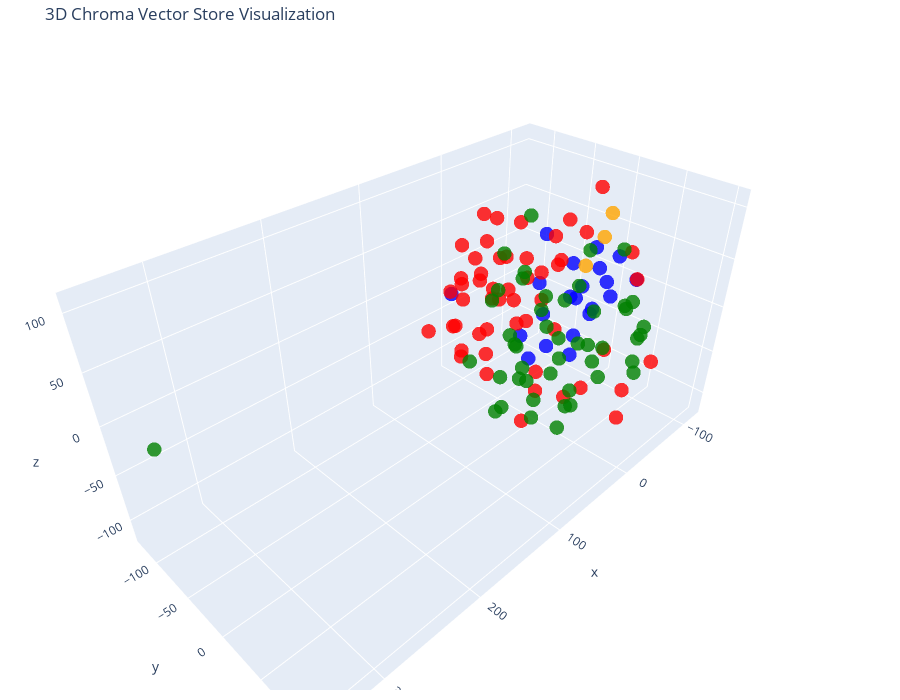

The code cell stored with this chart in its notebook:
### Code cell
# Let's try 3D!

tsne = TSNE(n_components=3, random_state=42)
reduced_vectors = tsne.fit_transform(vectors)

# Create the 3D scatter plot
fig = go.Figure(data=[go.Scatter3d(
    x=reduced_vectors[:, 0],
    y=reduced_vectors[:, 1],
    z=reduced_vectors[:, 2],
    mode='markers',
    marker=dict(size=5, color=colors, opacity=0.8),
    text=[f"Type: {t}<br>Text: {d[:100]}..." for t, d in zip(doc_types, documents)],
    hoverinfo='text'
)])

fig.update_layout(
    title='3D Chroma Vector Store Visualization',
    scene=dict(xaxis_title='x', yaxis_title='y', zaxis_title='z'),
    width=900,
    height=700,
    margin=dict(r=20, b=10, l=10, t=40)
)

fig.show()

### Figure 1 — Plotly figure (JSON) as saved in the notebook; plotly's stock layout.template omitted (floating-point values rounded to 4 significant figures)
{"data": [{"hoverinfo": "text", "marker": {"color": ["blue", "blue", "blue", "blue", "blue", "blue", "blue", "blue", "blue", "blue", "blue", "blue", "blue", "blue", "blue", "blue", "blue", "blue", "blue", "blue", "blue", "red", "red", "red", "red", "red", "red", "red", "red", "red", "red", "red", "red", "red", "red", "red", "red", "red", "red", "red", "red", "red", "red", "red", "red", "red", "red", "red", "red", "red", "red", "red", "red", "red", "red", "red", "red", "red", "red", "red", "red", "red", "red", "red", "red", "red", "red", "red", "red", "red", "red", "red", "red", "orange", "orange", "orange", "green", "green", "green", "green", "green", "green", "green", "green", "green", "green", "green", "green", "green", "green", "green", "green", "green", "green", "green", "green", "green", "green", "green", "green", "green", "green", "green", "green", "green", "green", "green", "green", "green", "green", "green", "green", "green", "green", "green", "green", "green", "green", "green", "green", "green", "green", "green"], "opacity": 0.8, "size": 5}, "mode": "markers", "text": ["Type: products<br>Text: # Product Summary\n\n# Rellm: AI-Powered Enterprise Reinsurance Solution\n\n## Summary\n\nRellm is an inno...", "Type: products<br>Text: ### Seamless Integrations\nRellm's architecture is designed for effortless integration with existing ...", "Type: products<br>Text: ### Regulatory Compliance Tools\nRellm includes built-in compliance tracking features to help organiz...", "Type: products<br>Text: Join the growing number of organizations leveraging Rellm to enhance their reinsurance processes whi...", "Type: products<br>Text: Experience the future of reinsurance with Rellm, where innovation meets reliability. Let Insurellm h...", "Type: products<br>Text: # Product Summary\n\n# Markellm\n\n## Summary\n\nMarkellm is an innovative two-sided marketplace designed ...", "Type: products<br>Text: - **User-Friendly Interface**: Designed with user experience in mind, Markellm features an intuitive...", "Type: products<br>Text: - **Customer Support**: Our dedicated support team is always available to assist both consumers and ...", "Type: products<br>Text: ### For Insurance Companies:\n- **Basic Listing Fee**: $199/month for a featured listing on the platf...", "Type: products<br>Text: ### Q3 2025\n- Initiate a comprehensive marketing campaign targeting both consumers and insurers to i...", "Type: products<br>Text: # Product Summary\n\n# Homellm\n\n## Summary\nHomellm is an innovative home insurance product developed b...", "Type: products<br>Text: ### 2. Dynamic Pricing Model\nWith Homellm's innovative dynamic pricing model, insurance providers ca...", "Type: products<br>Text: ### 5. Multi-Channel Integration\nHomellm seamlessly integrates into existing insurance platforms, pr...", "Type: products<br>Text: - **Basic Tier:** Starting at $5,000/month for small insurers with basic integration features.\n- **S...", "Type: products<br>Text: All tiers include a comprehensive training program and ongoing updates to ensure optimal performance...", "Type: products<br>Text: With Homellm, Insurellm is committed to transforming the landscape of home insurance, ensuring both ...", "Type: products<br>Text: # Product Summary\n\n# Carllm\n\n## Summary\n\nCarllm is an innovative auto insurance product developed by...", "Type: products<br>Text: - **Instant Quoting**: With Carllm, insurance companies can offer near-instant quotes to customers, ...", "Type: products<br>Text: - **Mobile Integration**: Carllm is designed to work seamlessly with mobile applications, providing ...", "Type: products<br>Text: - **Professional Tier**: $2,500/month\n  - For medium-sized companies.\n  - All Basic Tier features pl...", "Type: products<br>Text: ### Q2 2025: Customer Experience Improvements\n- Launch of a new **mobile app** for end-users.\n- Intr...", "Type: contracts<br>Text: # Contract with GreenField Holdings for Markellm\n\n**Effective Date:** November 15, 2023  \n**Contract...", "Type: contracts<br>Text: ## Renewal\n1. **Automatic Renewal**: This contract will automatically renew for sequential one-year ...", "Type: contracts<br>Text: ## Features\n1. **AI-Powered Matching**: Access to advanced algorithms that connect GreenField Holdin...", "Type: contracts<br>Text: ## Support\n1. **Customer Support Access**: The Client will have access to dedicated support through ...", "Type: contracts<br>Text: **Signatures:**  \n_________________________                           _________________________  \n**...", "Type: contracts<br>Text: # Contract with Apex Reinsurance for Rellm: AI-Powered Enterprise Reinsurance Solution\n\n## Terms\n\n1....", "Type: contracts<br>Text: ## Renewal\n\n1. **Automatic Renewal**: This Agreement will automatically renew for successive one-yea...", "Type: contracts<br>Text: 2. **Seamless Integrations**: The architecture of Rellm allows for easy integration with existing sy...", "Type: contracts<br>Text: 1. **Technical Support**: Provider shall offer dedicated technical support to the Client via phone, ...", "Type: contracts<br>Text: **Insurellm, Inc.**  \n_____________________________  \nAuthorized Signature   \nDate: ________________...", "Type: contracts<br>Text: # Contract with Greenstone Insurance for Homellm\n\n---\n\n## Terms\n\n1. **Parties**: This Contract (\"Agr...", "Type: contracts<br>Text: 4. **Payment Terms**: \n   - The Customer shall pay an amount of $10,000 per month for the Standard T...", "Type: contracts<br>Text: ---\n\n## Features\n\n- **AI-Powered Risk Assessment**: Customer will have access to enhanced risk evalu...", "Type: contracts<br>Text: - **Customer Portal**: A dedicated portal will be provided, allowing the Customer's clients to manag...", "Type: contracts<br>Text: ______________________________  \n[Name], [Title]  \nDate: ______________________\n\n**For Greenstone In...", "Type: contracts<br>Text: # Contract with Roadway Insurance Inc. for Carllm\n\n---\n\n## Terms\n\n1. **Agreement Effective Date**: T...", "Type: contracts<br>Text: ---\n\n## Renewal\n\n1. **Automatic Renewal**: This agreement will automatically renew for an additional...", "Type: contracts<br>Text: ---\n\n## Features\n\n1. **Access to Core Features**: Roadway Insurance Inc. will have access to all Pro...", "Type: contracts<br>Text: ---\n\n## Support\n\n1. **Technical Support**: Roadway Insurance Inc. will receive priority technical su...", "Type: contracts<br>Text: # Contract with Stellar Insurance Co. for Rellm\n\n## Terms\nThis contract is made between **Insurellm*...", "Type: contracts<br>Text: ### Termination\nEither party may terminate this agreement with a **30-day written notice**. In the e...", "Type: contracts<br>Text: ## Features\nStellar Insurance Co. will receive access to the following features of the Rellm product...", "Type: contracts<br>Text: ## Support\nInsurellm provides Stellar Insurance Co. with the following support services:\n\n- **24/7 T...", "Type: contracts<br>Text: # Contract with TechDrive Insurance for Carllm\n\n**Contract Date:** October 1, 2024  \n**Contract Dura...", "Type: contracts<br>Text: ## Renewal\n\n1. **Automatic Renewal**: This contract shall automatically renew for additional one-yea...", "Type: contracts<br>Text: ## Support\n\n1. **Customer Support**: Insurellm will provide 24/7 customer support to TechDrive Insur...", "Type: contracts<br>Text: **TechDrive Insurance Representative:**  \nName: Sarah Johnson  \nTitle: Operations Director  \nDate: _...", "Type: contracts<br>Text: # Contract with Belvedere Insurance for Markellm\n\n## Terms\nThis Contract (\"Agreement\") is made and e...", "Type: contracts<br>Text: ## Renewal\n1. **Renewal Terms**: This Agreement may be renewed for additional one-year terms upon mu...", "Type: contracts<br>Text: ## Features\n1. **AI-Powered Matching**: Belvedere Insurance will benefit from Markellm's AI-powered ...", "Type: contracts<br>Text: ## Support\n1. **Technical Support**: Technical support will be available from 9 AM to 7 PM EST, Mond...", "Type: contracts<br>Text: **Belvedere Insurance**  \nSignature: ______________________  \nName: [Authorized Signatory]  \nTitle: ...", "Type: contracts<br>Text: # Contract with Velocity Auto Solutions for Carllm\n\n**Contract Date:** October 1, 2023  \n**Contract ...", "Type: contracts<br>Text: ## Renewal\n\n1. **Automatic Renewal**: This contract will automatically renew for successive 12-month...", "Type: contracts<br>Text: ## Support\n\n1. **Customer Support**: Velocity Auto Solutions will have access to Insurellm’s custome...", "Type: contracts<br>Text: # Contract with GreenValley Insurance for Homellm\n\n**Contract Date:** October 6, 2023  \n**Contract N...", "Type: contracts<br>Text: 4. **Confidentiality:** Both parties agree to maintain the confidentiality of proprietary informatio...", "Type: contracts<br>Text: 1. **AI-Powered Risk Assessment:** Access to advanced AI algorithms for real-time risk evaluations.\n...", "Type: contracts<br>Text: 3. **Regular Updates:** Insurellm will offer ongoing updates and enhancements to the Homellm platfor...", "Type: contracts<br>Text: # Contract with EverGuard Insurance for Rellm: AI-Powered Enterprise Reinsurance Solution\n\n**Contrac...", "Type: contracts<br>Text: 4. **Usage Rights**: EverGuard Insurance is granted a non-exclusive, non-transferable license to acc...", "Type: contracts<br>Text: 1. **Core Functionality**: Rellm provides EverGuard Insurance with advanced AI-driven analytics, sea...", "Type: contracts<br>Text: 1. **Customer Support**: Insurellm will provide EverGuard Insurance with 24/7 customer support, incl...", "Type: contracts<br>Text: ---\n\n**Signatures**  \n**For Insurellm**: __________________________  \n**Name**: John Smith  \n**Title...", "Type: contracts<br>Text: # Contract with BrightWay Solutions for Markellm\n\n**Contract Date:** October 5, 2023  \n**Contract ID...", "Type: contracts<br>Text: 3. **Service Level Agreement (SLA):**  \n   Insurellm commits to a 99.9% uptime for the platform with...", "Type: contracts<br>Text: 2. **Real-Time Quote Availability:**  \n   Consumers sourced via BrightWay Solutions will receive rea...", "Type: contracts<br>Text: 3. **Training and Onboarding:**  \n   Insurellm agrees to provide one free training session on how to...", "Type: contracts<br>Text: # Contract with Pinnacle Insurance Co. for Homellm\n\n## Terms\nThis contract (\"Contract\") is entered i...", "Type: contracts<br>Text: ## Renewal\n1. **Renewal Terms**: At the end of the initial term, this Contract shall automatically r...", "Type: contracts<br>Text: ## Features\n1. **AI-Powered Risk Assessment**: Utilized for tailored underwriting decisions specific...", "Type: contracts<br>Text: ## Support\n1. **Technical Support**: Insurellm shall provide 24/7 technical support via an email and...", "Type: company<br>Text: # Overview of Insurellm\n\nInsurellm is an innovative insurance tech firm with 200 employees across th...", "Type: company<br>Text: # Careers at Insurellm\n\nInsurellm is hiring! We are looking for talented software engineers, data sc...", "Type: company<br>Text: # About Insurellm\n\nInsurellm was founded by Avery Lancaster in 2015 as an insurance tech startup des...", "Type: employees<br>Text: # HR Record\n\n# Alex Chen\n\n## Summary\n- **Date of Birth:** March 15, 1990  \n- **Job Title:** Backend ...", "Type: employees<br>Text: ## Annual Performance History\n- **2020:**  \n  - Completed onboarding successfully.  \n  - Met expecta...", "Type: employees<br>Text: ## Compensation History\n- **2020:** Base Salary: $80,000  \n- **2021:** Base Salary Increase to $90,0...", "Type: employees<br>Text: Alex Chen continues to be a vital asset at Insurellm, contributing significantly to innovative backe...", "Type: employees<br>Text: # HR Record\n\n# Oliver Spencer\n\n## Summary\n- **Date of Birth**: May 14, 1990  \n- **Job Title**: Backe...", "Type: employees<br>Text: ## Annual Performance History\n- **2018**: **3/5** - Adaptable team player but still learning to take...", "Type: employees<br>Text: ## Compensation History\n- **March 2018**: Initial salary of $80,000.\n- **July 2019**: Salary increas...", "Type: employees<br>Text: # HR Record\n\n# Emily Tran\n\n## Summary\n- **Date of Birth:** March 18, 1991  \n- **Job Title:** Digital...", "Type: employees<br>Text: - **January 2017 - May 2018**: Marketing Intern  \n  - Supported the Marketing team by collaborating ...", "Type: employees<br>Text: - **2021**:  \n  - Performance Rating: Meets Expectations  \n  - Key Achievements: Contributed to the ...", "Type: employees<br>Text: - **Professional Development Goals**:  \n  - Emily Tran aims to become a Marketing Manager within the...", "Type: employees<br>Text: # HR Record\n\n# Jordan Blake\n\n## Summary\n- **Date of Birth:** March 15, 1993  \n- **Job Title:** Sales...", "Type: employees<br>Text: ## Annual Performance History\n- **2021:** First year at Insurellm; achieved 90% of monthly targets. ...", "Type: employees<br>Text: ## Other HR Notes\n- Jordan has shown an interest in continuing education, actively participating in ...", "Type: employees<br>Text: # Avery Lancaster\n\n## Summary\n- **Date of Birth**: March 15, 1985  \n- **Job Title**: Co-Founder & Ch...", "Type: employees<br>Text: - **2010 - 2013**: Business Analyst at Edge Analytics  \n  Prior to joining Innovate, Avery worked as...", "Type: employees<br>Text: - **2018**: **Exceeds Expectations**  \n  Under Avery’s pivoted vision, Insurellm launched two new su...", "Type: employees<br>Text: - **2022**: **Satisfactory**  \n  Avery focused on rebuilding team dynamics and addressing employee c...", "Type: employees<br>Text: ## Compensation History\n- **2015**: $150,000 base salary + Significant equity stake  \n- **2016**: $1...", "Type: employees<br>Text: ## Other HR Notes\n- **Professional Development**: Avery has actively participated in leadership trai...", "Type: employees<br>Text: # HR Record\n\n# Maxine Thompson\n\n## Summary\n- **Date of Birth:** January 15, 1991  \n- **Job Title:** ...", "Type: employees<br>Text: ## Insurellm Career Progression\n- **January 2017 - October 2018**: **Junior Data Engineer**  \n  * Ma...", "Type: employees<br>Text: ## Annual Performance History\n- **2017**: *Meets Expectations*  \n  Maxine showed potential in her ro...", "Type: employees<br>Text: - **2021**: *Exceeds Expectations*  \n  Maxine spearheaded the transition to a new data warehousing s...", "Type: employees<br>Text: ## Compensation History\n- **2017**: $70,000 (Junior Data Engineer)  \n- **2018**: $75,000 (Junior Dat...", "Type: employees<br>Text: # Samantha Greene\n\n## Summary\n- **Date of Birth:** October 14, 1990\n- **Job Title:** HR Generalist\n-...", "Type: employees<br>Text: ## Annual Performance History\n- **2020:** Exceeds Expectations  \n  Samantha Greene demonstrated exce...", "Type: employees<br>Text: ## Compensation History\n- **2020:** Base Salary - $55,000  \n  The entry-level salary matched industr...", "Type: employees<br>Text: - **2023:** Base Salary - $70,000  \n  Recognized for substantial improvement in employee relations m...", "Type: employees<br>Text: # HR Record\n\n# Alex Thomson\n\n## Summary\n- **Date of Birth:** March 15, 1995  \n- **Job Title:** Sales...", "Type: employees<br>Text: ## Annual Performance History  \n- **2022** - Rated as \"Exceeds Expectations.\" Alex Thomson achieved ...", "Type: employees<br>Text: ## Other HR Notes\n- Alex Thomson is an active member of the Diversity and Inclusion committee at Ins...", "Type: employees<br>Text: # HR Record\n\n# Samuel Trenton\n\n## Summary\n- **Date of Birth:** April 12, 1989  \n- **Job Title:** Sen...", "Type: employees<br>Text: ## Annual Performance History\n- **2023:** Rating: 4.5/5  \n  *Samuel exceeded expectations, successfu...", "Type: employees<br>Text: ## Compensation History\n- **2023:** Base Salary: $115,000 + Bonus: $15,000  \n  *Annual bonus based o...", "Type: employees<br>Text: - **Engagement in Company Culture:** Regularly participates in team-building events and contributes ...", "Type: employees<br>Text: # HR Record\n\n# Alex Harper\n\n## Summary\n- **Date of Birth**: March 15, 1993  \n- **Job Title**: Sales ...", "Type: employees<br>Text: ## Annual Performance History  \n- **2021**:  \n  - **Performance Rating**: 4.5/5  \n  - **Key Achievem...", "Type: employees<br>Text: - **2022**:  \n  - **Base Salary**: $65,000 (Promotion to Senior SDR)  \n  - **Bonus**: $13,000 (20% o...", "Type: employees<br>Text: # HR Record\n\n# Jordan K. Bishop\n\n## Summary\n- **Date of Birth:** March 15, 1990\n- **Job Title:** Fro...", "Type: employees<br>Text: ## Annual Performance History\n- **2019:** Exceeds Expectations - Continuously delivered high-quality...", "Type: employees<br>Text: ## Compensation History\n- **June 2018:** Starting Salary - $85,000\n- **June 2019:** Salary Increase ...", "Type: employees<br>Text: ## Other HR Notes\n- Jordan K. Bishop has been an integral part of club initiatives, including the In...", "Type: employees<br>Text: # HR Record\n\n# Emily Carter\n\n## Summary\n- **Date of Birth:** August 12, 1990  \n- **Job Title:** Acco...", "Type: employees<br>Text: - **2017-2019:** Marketing Intern  \n  - Assisted with market research and campaign development for s...", "Type: employees<br>Text: ## Compensation History\n| Year | Base Salary | Bonus         | Total Compensation |\n|------|--------...", "Type: employees<br>Text: Emily Carter exemplifies the kind of talent that drives Insurellm's success and is an invaluable ass..."], "type": "scatter3d", "x": [-46.15, -31.51, -60.45, -11.52, -26.2, -40.04, -42.59, 77.73, -15.96, -11.27, -66.3, -87.8, -74.56, -105.2, -85.19, -48.76, -72.45, -87.52, -94.52, -93.56, 11.0, 3.091, -30.45, -77.36, -30.67, 56.57, -5.223, -38.08, -30.44, 6.111, 69.5, 2.566, -27.25, -105.0, 14.4, 79.87, 26.28, -43.42, -77.33, -47.71, 1.039, -17.45, -39.84, -10.15, 20.93, -56.94, -13.77, -20.96, -2.003, -12.4, -50.58, -35.99, 8.862, 39.54, 89.23, 39.68, 7.867, -50.67, -59.01, -12.83, 21.0, 17.83, -58.6, -61.8, 52.03, -28.27, -61.55, -54.58, -16.83, 32.47, -4.949, -114.1, 32.38, -79.91, -43.84, -23.54, -40.85, 73.3, 16.82, -3.064, -18.87, 89.23, 18.99, 1.567, 347.8, 42.23, 11.29, -11.65, 47.23, 24.16, 42.07, 54.12, 80.9, 72.8, 48.97, 30.69, 19.84, 37.6, 61.07, 62.2, 35.15, 40.09, 55.22, 63.05, -15.83, -22.82, 97.01, -31.35, 5.945, 68.92, 58.07, 104.0, 0.268, 70.58, 80.89, 7.992, 90.5, 52.54, 18.72, 11.53, 67.93, 22.18, -25.66], "y": [-4.277, -31.13, -48.74, -8.913, 15.76, 8.131, 4.528, -42.35, -25.9, -1.955, 27.33, 39.95, 26.35, -19.46, -0.2394, 32.25, 4.914, -6.888, -24.23, -37.3, -16.62, 92.74, -106.0, 21.64, -26.36, -57.83, -91.53, -79.57, -47.84, -38.28, -37.15, -70.01, -84.59, 21.03, -42.96, -69.63, -90.27, -91.12, -14.59, -14.2, -67.72, -83.75, -14.0, -13.45, -59.65, -64.29, -3.627, 36.18, -64.94, -114.0, -22.24, 71.94, 4.421, -66.12, 92.59, -31.63, -69.88, -125.7, 8.698, -43.1, -85.27, -2.913, -30.78, 82.91, -68.9, -59.05, -70.0, -44.39, -44.38, -73.67, -108.9, 25.71, -34.24, 9.447, 27.06, 24.34, 76.52, 27.75, -8.577, 40.79, 87.46, 49.81, 53.48, 52.75, -75.05, 10.18, 27.58, 82.71, 8.577, 15.43, -14.69, 16.44, 13.4, 0.2355, 32.38, -0.5171, 94.07, 61.08, 49.79, 47.31, 61.36, 90.88, 61.0, 77.26, 48.28, 90.67, 36.45, 66.15, 104.0, 39.39, 40.26, 5.293, 101.3, 11.27, 16.35, 58.79, 36.04, 64.35, 35.41, 74.01, 86.22, 30.23, 59.25], "z": [-2.355, 7.85, 43.45, -9.032, 12.6, -38.39, -63.92, 35.72, -70.32, -41.78, 2.621, 17.17, 41.66, 23.8, 15.2, 27.14, -23.27, -40.82, -18.38, 3.629, -26.44, -67.51, -10.65, -66.45, -94.59, -13.43, 21.73, 15.78, 28.57, 12.78, -25.12, 50.32, 59.29, 32.96, 47.27, -14.23, -41.98, -40.53, 51.36, 74.06, -76.89, -62.62, 35.7, 34.25, -39.55, -61.12, 72.77, -76.84, -11.3, -37.08, -49.75, -68.58, -81.5, -60.61, 2.749, -64.13, 79.58, -34.33, 108.9, 73.43, 12.26, -118.2, 17.46, -43.15, 16.86, -21.57, -13.41, -26.23, -37.67, 55.59, -13.88, 1.668, 25.84, 77.77, 72.19, 50.32, -10.4, 14.18, 100.7, 78.77, -19.48, 9.177, -66.46, -8.55, 4.612, -46.64, -8.579, 42.67, -9.389, 21.48, 72.05, 64.84, 63.43, 44.87, -75.81, 55.45, 57.07, 69.1, 36.13, 64.03, -36.7, -4.196, 7.156, -29.74, -37.36, 16.56, -34.51, 20.42, -10.5, -20.07, -46.01, 0.774, 23.85, -29.69, -59.62, 31.57, 34.91, -66.88, 37.23, 3.288, 39.98, -40.9, 78.04]}], "layout": {"height": 700, "margin": {"b": 10, "l": 10, "r": 20, "t": 40}, "scene": {"xaxis": {"title": {"text": "x"}}, "yaxis": {"title": {"text": "y"}}, "zaxis": {"title": {"text": "z"}}}, "title": {"text": "3D Chroma Vector Store Visualization"}, "width": 900}}
